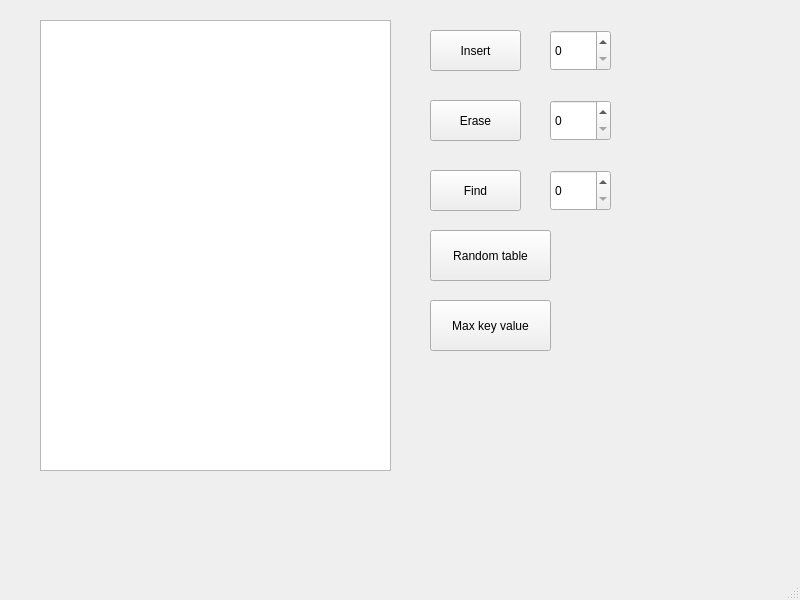
<?xml version="1.0" encoding="UTF-8"?>
<ui version="4.0">
 <class>MainWindow</class>
 <widget class="QMainWindow" name="MainWindow">
  <property name="geometry">
   <rect>
    <x>0</x>
    <y>0</y>
    <width>800</width>
    <height>600</height>
   </rect>
  </property>
  <property name="windowTitle">
   <string>MainWindow</string>
  </property>
  <widget class="QWidget" name="centralwidget">
   <widget class="QTableWidget" name="tableWidget">
    <property name="geometry">
     <rect>
      <x>40</x>
      <y>20</y>
      <width>351</width>
      <height>451</height>
     </rect>
    </property>
   </widget>
   <widget class="QPushButton" name="insertButton">
    <property name="geometry">
     <rect>
      <x>430</x>
      <y>30</y>
      <width>91</width>
      <height>41</height>
     </rect>
    </property>
    <property name="text">
     <string>Insert</string>
    </property>
   </widget>
   <widget class="QSpinBox" name="spinBox">
    <property name="geometry">
     <rect>
      <x>550</x>
      <y>30</y>
      <width>61</width>
      <height>41</height>
     </rect>
    </property>
   </widget>
   <widget class="QPushButton" name="eraseButton">
    <property name="geometry">
     <rect>
      <x>430</x>
      <y>100</y>
      <width>91</width>
      <height>41</height>
     </rect>
    </property>
    <property name="text">
     <string>Erase</string>
    </property>
   </widget>
   <widget class="QSpinBox" name="spinBox_2">
    <property name="geometry">
     <rect>
      <x>550</x>
      <y>100</y>
      <width>61</width>
      <height>41</height>
     </rect>
    </property>
   </widget>
   <widget class="QPushButton" name="findButton">
    <property name="geometry">
     <rect>
      <x>430</x>
      <y>170</y>
      <width>91</width>
      <height>41</height>
     </rect>
    </property>
    <property name="text">
     <string>Find</string>
    </property>
   </widget>
   <widget class="QSpinBox" name="spinBox_3">
    <property name="geometry">
     <rect>
      <x>550</x>
      <y>170</y>
      <width>61</width>
      <height>41</height>
     </rect>
    </property>
   </widget>
   <widget class="QPushButton" name="rndButton">
    <property name="geometry">
     <rect>
      <x>430</x>
      <y>230</y>
      <width>121</width>
      <height>51</height>
     </rect>
    </property>
    <property name="text">
     <string>Random table</string>
    </property>
   </widget>
   <widget class="QPushButton" name="mxButton">
    <property name="geometry">
     <rect>
      <x>430</x>
      <y>300</y>
      <width>121</width>
      <height>51</height>
     </rect>
    </property>
    <property name="text">
     <string>Max key value</string>
    </property>
   </widget>
  </widget>
  <widget class="QMenuBar" name="menubar">
   <property name="geometry">
    <rect>
     <x>0</x>
     <y>0</y>
     <width>800</width>
     <height>22</height>
    </rect>
   </property>
  </widget>
  <widget class="QStatusBar" name="statusbar"/>
 </widget>
 <resources/>
 <connections/>
</ui>
